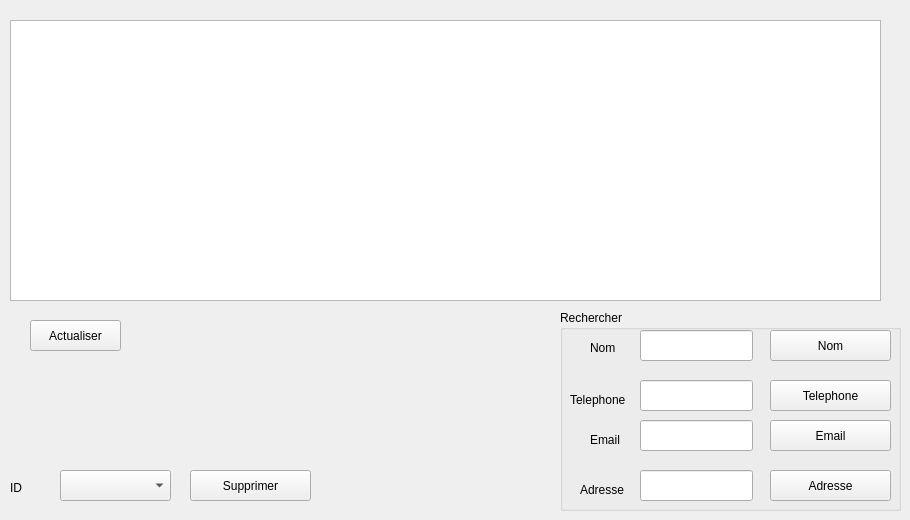
        <widget class="QWidget" name="tab_30">
         <attribute name="title">
          <string>Afficher Les Fournisseurs</string>
         </attribute>
         <widget class="QTableView" name="tabFournisseur">
          <property name="geometry">
           <rect>
            <x>10</x>
            <y>20</y>
            <width>871</width>
            <height>281</height>
           </rect>
          </property>
         </widget>
         <widget class="QPushButton" name="pushButton_44">
          <property name="geometry">
           <rect>
            <x>190</x>
            <y>470</y>
            <width>121</width>
            <height>31</height>
           </rect>
          </property>
          <property name="text">
           <string>Supprimer</string>
          </property>
         </widget>
         <widget class="QLabel" name="label_961">
          <property name="geometry">
           <rect>
            <x>10</x>
            <y>480</y>
            <width>21</width>
            <height>16</height>
           </rect>
          </property>
          <property name="text">
           <string>ID</string>
          </property>
         </widget>
         <widget class="QComboBox" name="F_D_COMBO">
          <property name="geometry">
           <rect>
            <x>60</x>
            <y>470</y>
            <width>111</width>
            <height>31</height>
           </rect>
          </property>
         </widget>
         <widget class="QGroupBox" name="groupBox_12">
          <property name="geometry">
           <rect>
            <x>560</x>
            <y>310</y>
            <width>341</width>
            <height>201</height>
           </rect>
          </property>
          <property name="title">
           <string>Rechercher</string>
          </property>
          <widget class="QLabel" name="label_962">
           <property name="geometry">
            <rect>
             <x>30</x>
             <y>30</y>
             <width>31</width>
             <height>16</height>
            </rect>
           </property>
           <property name="text">
            <string>Nom</string>
           </property>
          </widget>
          <widget class="QPushButton" name="pushButton_53">
           <property name="geometry">
            <rect>
             <x>210</x>
             <y>20</y>
             <width>121</width>
             <height>31</height>
            </rect>
           </property>
           <property name="text">
            <string>Nom</string>
           </property>
          </widget>
          <widget class="QLabel" name="label_965">
           <property name="geometry">
            <rect>
             <x>20</x>
             <y>170</y>
             <width>51</width>
             <height>20</height>
            </rect>
           </property>
           <property name="text">
            <string>Adresse</string>
           </property>
          </widget>
          <widget class="QLineEdit" name="FSE">
           <property name="geometry">
            <rect>
             <x>80</x>
             <y>110</y>
             <width>113</width>
             <height>31</height>
            </rect>
           </property>
          </widget>
          <widget class="QLineEdit" name="FST">
           <property name="geometry">
            <rect>
             <x>80</x>
             <y>70</y>
             <width>113</width>
             <height>31</height>
            </rect>
           </property>
          </widget>
          <widget class="QPushButton" name="pushButton_55">
           <property name="geometry">
            <rect>
             <x>210</x>
             <y>110</y>
             <width>121</width>
             <height>31</height>
            </rect>
           </property>
           <property name="text">
            <string>Email</string>
           </property>
          </widget>
          <widget class="QLineEdit" name="FSA">
           <property name="geometry">
            <rect>
             <x>80</x>
             <y>160</y>
             <width>113</width>
             <height>31</height>
            </rect>
           </property>
          </widget>
          <widget class="QPushButton" name="pushButton_56">
           <property name="geometry">
            <rect>
             <x>210</x>
             <y>160</y>
             <width>121</width>
             <height>31</height>
            </rect>
           </property>
           <property name="text">
            <string>Adresse</string>
           </property>
          </widget>
          <widget class="QLabel" name="label_964">
           <property name="geometry">
            <rect>
             <x>30</x>
             <y>120</y>
             <width>41</width>
             <height>20</height>
            </rect>
           </property>
           <property name="text">
            <string>Email</string>
           </property>
          </widget>
          <widget class="QLabel" name="label_963">
           <property name="geometry">
            <rect>
             <x>10</x>
             <y>80</y>
             <width>61</width>
             <height>20</height>
            </rect>
           </property>
           <property name="text">
            <string>Telephone</string>
           </property>
          </widget>
          <widget class="QLineEdit" name="FSN">
           <property name="geometry">
            <rect>
             <x>80</x>
             <y>20</y>
             <width>113</width>
             <height>31</height>
            </rect>
           </property>
           <property name="text">
            <string/>
           </property>
          </widget>
          <widget class="QPushButton" name="pushButton_54">
           <property name="geometry">
            <rect>
             <x>210</x>
             <y>70</y>
             <width>121</width>
             <height>31</height>
            </rect>
           </property>
           <property name="text">
            <string>Telephone</string>
           </property>
          </widget>
         </widget>
         <widget class="QPushButton" name="F_act">
          <property name="geometry">
           <rect>
            <x>30</x>
            <y>320</y>
            <width>91</width>
            <height>31</height>
           </rect>
          </property>
          <property name="text">
           <string>Actualiser</string>
          </property>
         </widget>
        </widget>
